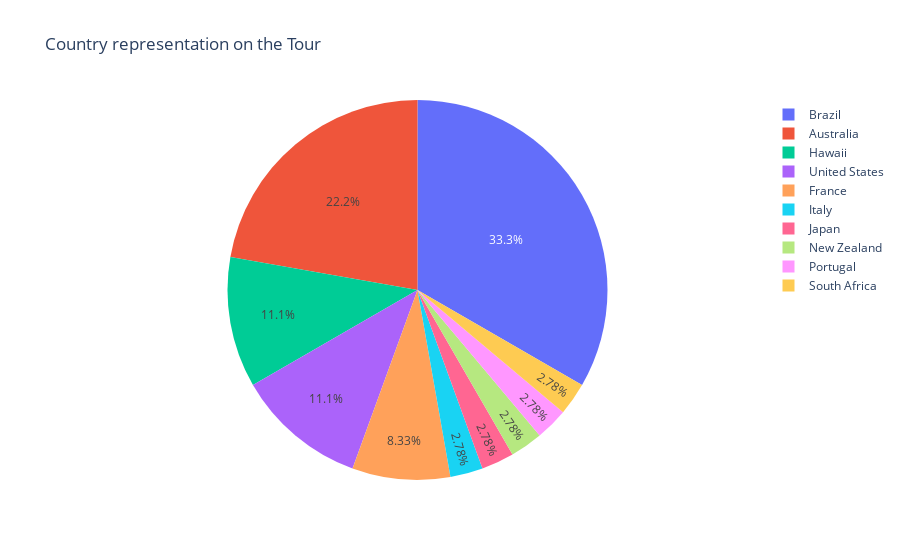

Notebook code for this chart:
### Code cell
df = eee.groupby('Country')["Men's CT 2019 Ranking"].count()
fig = px.pie(df, values=df[:], names=df.index, title='Country representation on the Tour')
fig.show()

### Figure 1 — Plotly figure (JSON) as saved in the notebook; plotly's stock layout.template omitted (floating-point values rounded to 4 significant figures)
{"data": [{"domain": {"x": [0, 1], "y": [0, 1]}, "hoverlabel": {"namelength": 0}, "hovertemplate": "label=%{label}<br>value=%{value}", "labels": ["Australia", "Brazil", "France", "Hawaii", "Italy", "Japan", "New Zealand", "Portugal", "South Africa", "United States"], "legendgroup": "", "name": "", "showlegend": true, "type": "pie", "values": [8, 12, 3, 4, 1, 1, 1, 1, 1, 4]}], "layout": {"legend": {"tracegroupgap": 0}, "title": {"text": "Country representation on the Tour"}}}
